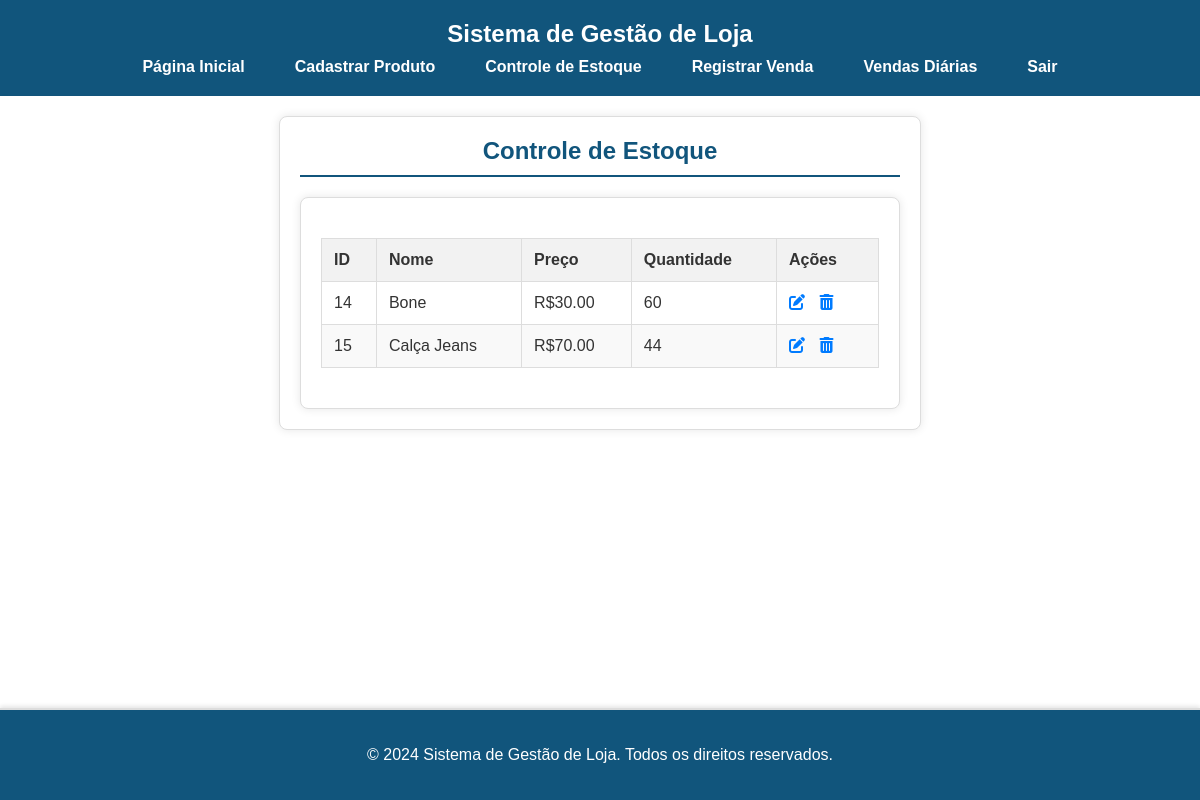
/controle_estoque (signed in), run on the app's committed database.
### tables this page shows
CREATE TABLE produtos (
        id INTEGER PRIMARY KEY AUTOINCREMENT,
        nome TEXT,
        preco REAL,
        quantidade INTEGER
    );

### app.py (the view)
@app.route('/controle_estoque')
@login_required
def controle_estoque():
    conn = sqlite3.connect('lojista.db')
    cursor = conn.cursor()
    cursor.execute('SELECT * FROM produtos')
    produtos = cursor.fetchall()
    conn.close()
    return render_template('controle_estoque.html', produtos=produtos)

### app.py (called while the page is built)
def login_required(f):
    @wraps(f)
    def decorated_function(*args, **kwargs):
        if not session.get('logged_in'):
            return redirect(url_for('login'))
        return f(*args, **kwargs)
    return decorated_function

### templates/controle_estoque.html
{% extends 'base.html' %}
{% block content %}
    <div class="container">
        <div class="form-container">
            <h2>Controle de Estoque</h2>
            <div class="table-container">
                <table class="tabela-estoque">
                    <thead>
                        <tr>
                            <th>ID</th>
                            <th>Nome</th>
                            <th>Preço</th>
                            <th>Quantidade</th>
                            <th>Ações</th>
                        </tr>
                    </thead>
                    <tbody>
                        {% for produto in produtos %}
                            <tr>
                                <td>{{ produto[0] }}</td>
                                <td>{{ produto[1] }}</td>
                                <td>R${{ '%.2f' % produto[2] }}</td>
                                <td>{{ produto[3] }}</td>
                                <td>
                                    <a href="{{ url_for('editar_produto', produto_id=produto[0]) }}"><i class="fas fa-edit"></i></a>
                                    <a href="{{ url_for('excluir_produto', produto_id=produto[0]) }}" onclick="return confirm('Tem certeza que deseja excluir este produto?');"><i class="fas fa-trash-alt"></i></a>
                                </td>
                            </tr>
                        {% endfor %}
                    </tbody>
                </table>
            </div>
        </div>
    </div>
{% endblock %}

### static/style.css (style rules this page uses)
body { font-family: Arial, sans-serif; background-color: #f4f4f9; color: #333; margin: 0; padding: 0; display: flex; flex-direction: column; min-height: 100vh; }
h2 { color: #11557C; border-bottom: 2px solid #11557C; padding-bottom: 10px; margin-top: 0; }
.table-container { overflow-y: auto; }
.form-container { max-width: 600px; margin: auto; padding: 20px; background-color: #fff; border: 1px solid #ddd; border-radius: 8px; box-shadow: 0 0 10px rgba(0, 0, 0, 0.1); }
.form-container h2 { color: #11557C; border-bottom: 2px solid #11557C; padding-bottom: 10px; margin-top: 0; text-align: center; }
.table-container { max-width: 800px; margin: auto; background-color: #fff; border: 1px solid #ddd; border-radius: 8px; box-shadow: 0 0 10px rgba(0, 0, 0, 0.1); overflow: auto; }
.tabela-estoque { width: 100%; border-collapse: collapse; }
.tabela-estoque th, .tabela-estoque td { padding: 12px; border: 1px solid #ddd; text-align: left; }
.tabela-estoque th { background-color: #f2f2f2; }
.tabela-estoque tr:nth-child(even) { background-color: #f9f9f9; }
.tabela-estoque a { color: #007bff; margin-right: 10px; }
.form-container { background-color: #fff; border: 1px solid #ddd; border-radius: 8px; box-shadow: 0 0 10px rgba(0, 0, 0, 0.1); padding: 20px; margin-bottom: 20px; }
.table-container { background-color: #fff; border: 1px solid #ddd; border-radius: 8px; box-shadow: 0 0 10px rgba(0, 0, 0, 0.1); padding: 20px; }

### templates/base.html (style rules this page uses)
table { width: 100%; border-collapse: collapse; margin: 20px 0; }
table, th, td { border: 1px solid #ddd; }
th, td { padding: 12px; text-align: left; }
th { background-color: #f2f2f2; }

### data on the page
produtos: id "14", nome "Bone", preco "30.00", quantidade "60"
produtos: id "15", nome "Calça Jeans", preco "70.00", quantidade "44"
